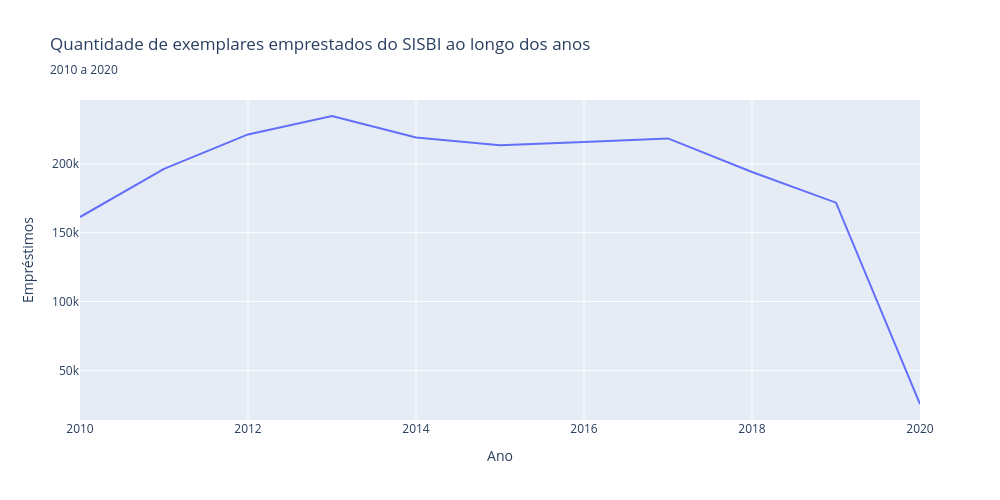

The code cell stored with this chart in its notebook:
### Code cell
fig.show()
ajusta_layout_grafico(fig)

### Figure 1 — Plotly figure (JSON) as saved in the notebook; plotly's stock layout.template omitted (floating-point values rounded to 4 significant figures)
{"data": [{"hovertemplate": "Ano=%{x}<br>Empréstimos=%{y}<extra></extra>", "legendgroup": "", "line": {"color": "#636efa", "dash": "solid"}, "marker": {"symbol": "circle"}, "mode": "lines", "name": "", "orientation": "v", "showlegend": false, "type": "scatter", "x": [2010, 2011, 2012, 2013, 2014, 2015, 2016, 2017, 2018, 2019, 2020], "xaxis": "x", "y": [161394, 196390, 221365, 234749, 219189, 213582, 215900, 218462, 194080, 171801, 25610], "yaxis": "y"}], "layout": {"height": 500, "legend": {"tracegroupgap": 0}, "title": {"subtitle": {"text": "2010 a 2020"}, "text": "Quantidade de exemplares emprestados do SISBI ao longo dos anos"}, "width": 1000, "xaxis": {"anchor": "y", "domain": [0, 1], "title": {"text": "Ano"}}, "yaxis": {"anchor": "x", "domain": [0, 1], "title": {"text": "Empréstimos"}}}}
